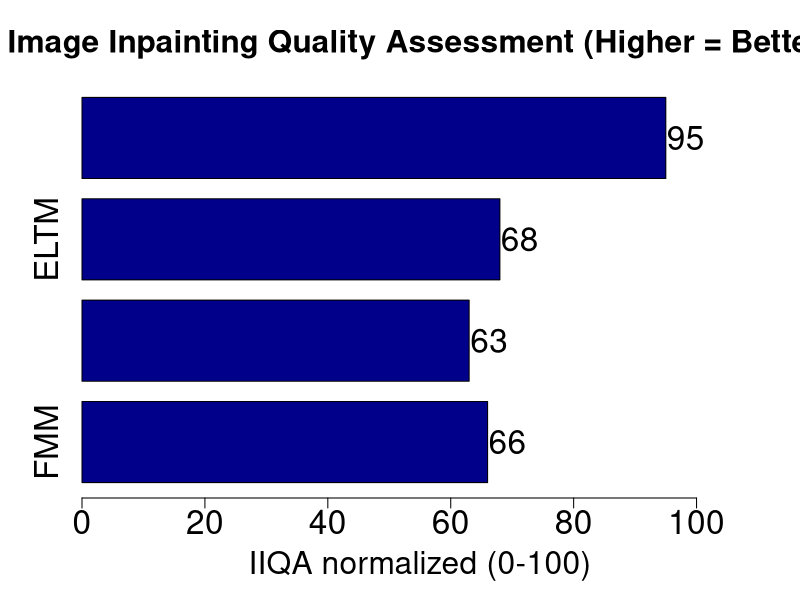

Write R code to recreate this figure.
png(filename = "BackgroundQuality.png", 
    width = 2000, 
    height = 1600,
    res = 225)

x <- c("FMM", "NLTM", "ELTM", "LaMa")
y <- c(66, 63, 68, 95)

bp <- barplot(y, 
              names.arg = x, 
              horiz = TRUE, 
              col = "darkblue", 
              xlab = "IIQA normalized (0-100)", 
              main = "Image Inpainting Quality Assessment (Higher = Better)", 
              xlim = c(0, 110),
              cex.axis = 2,
              cex.names = 2,
              cex.lab = 1.9,
              cex.main = 1.9,
              space = 0.25)

text(x = y + 3.25,   
     y = bp,      
     labels = y,
     cex = 2)

dev.off()
